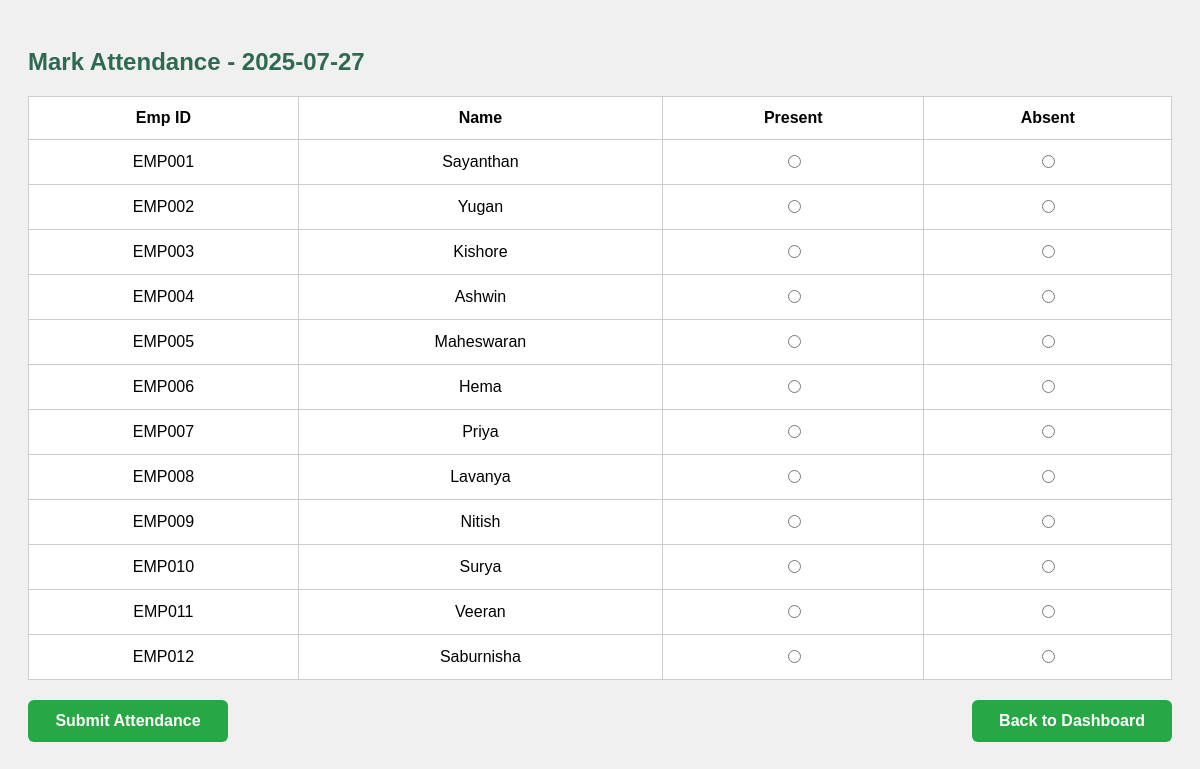
The app's page /mark_attendance.php (signed in) with its own data.
### tables this page shows
CREATE TABLE IF NOT EXISTS `employees` (
  `id` int NOT NULL AUTO_INCREMENT,
  `emp_id` varchar(10) NOT NULL,
  `name` varchar(100) NOT NULL,
  `address` varchar(255) DEFAULT NULL,
  `photo` varchar(255) DEFAULT NULL,
  PRIMARY KEY (`id`)
);

### mark_attendance.php (the view, shortened to what this page needs)
 <?php
include 'db.php';
$today = date('Y-m-d');
?>
<!DOCTYPE html>
<html>
<head>
</head>
<body>
  <h2>Mark Attendance - <?php echo $today; ?></h2>
  <form action="submit_attendance.php" method="POST">
    <table>
      <tr>
        <th>Emp ID</th>
        <th>Name</th>
        <th>Present</th>
        <th>Absent</th>
      </tr>
      <?php
      $query = "SELECT * FROM employees ORDER BY emp_id ASC";
      $result = $conn->query($query);
      if ($result->num_rows > 0) {
          while ($row = $result->fetch_assoc()) {
              $emp_id = $row['emp_id'];
              $name = $row['name'];
              echo "<tr>
                      <td>$emp_id</td>
                      <td>$name</td>
                      <td>
					  <input type='radio' name='attendance[$emp_id]' value='Present' required></td>
                      <td><input type='radio' name='attendance[$emp_id]' value='Absent'></td>
                    </tr>";
          }
      } else {
          echo "<tr><td colspan='4'>No employees found.</td></tr>";
      }
      ?>
    </table>
    <div class="button-wrapper">
      <button type="submit" class="left-button">Submit Attendance</button>
      <a href="index.php">
        <button type="button" class="right-button">Back to Dashboard</button>
      </a>
    </div>
  </form>
</body>
</html>

### mark_attendance.php (style rules this page uses)
body { font-family: Arial; background: #f0f0f0; padding: 20px; }
h2 { color: #2d6a4f; }
table { background: white; width: 100%; border-collapse: collapse; }
th, td { padding: 12px; text-align: center; border: 1px solid #ccc; }
.button-wrapper { display: flex; justify-content: space-between; align-items: center; margin-top: 20px; }
.left-button, .right-button { padding: 12px 24px; font-size: 16px; background-color: #28a745; color: white; border: none; border-radius: 6px; cursor: pointer; width: 200px; font-weight: bold; }

### records on screen
employees: emp "EMP001", name "Sayanthan"
employees: emp "EMP002", name "Yugan"
employees: emp "EMP003", name "Kishore"
employees: emp "EMP004", name "Ashwin"
employees: emp "EMP005", name "Maheswaran"
employees: emp "EMP006", name "Hema"
employees: emp "EMP007", name "Priya"
employees: emp "EMP008", name "Lavanya"
employees: emp "EMP009", name "Nitish"
employees: emp "EMP010", name "Surya"
employees: emp "EMP011", name "Veeran"
employees: emp "EMP012", name "Saburnisha"
